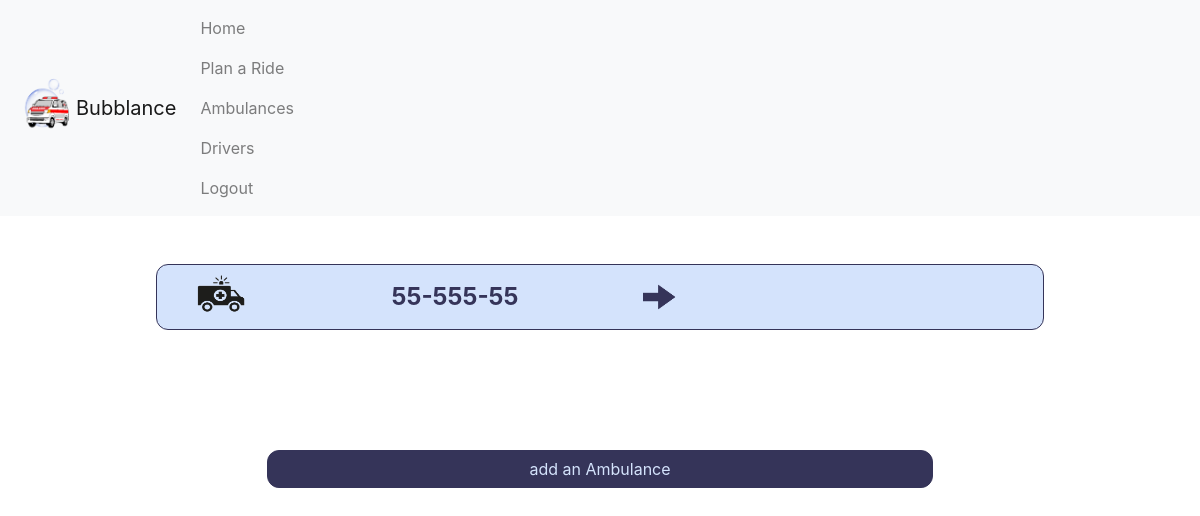
The page /ambulance (signed in) on the database as committed earlier.
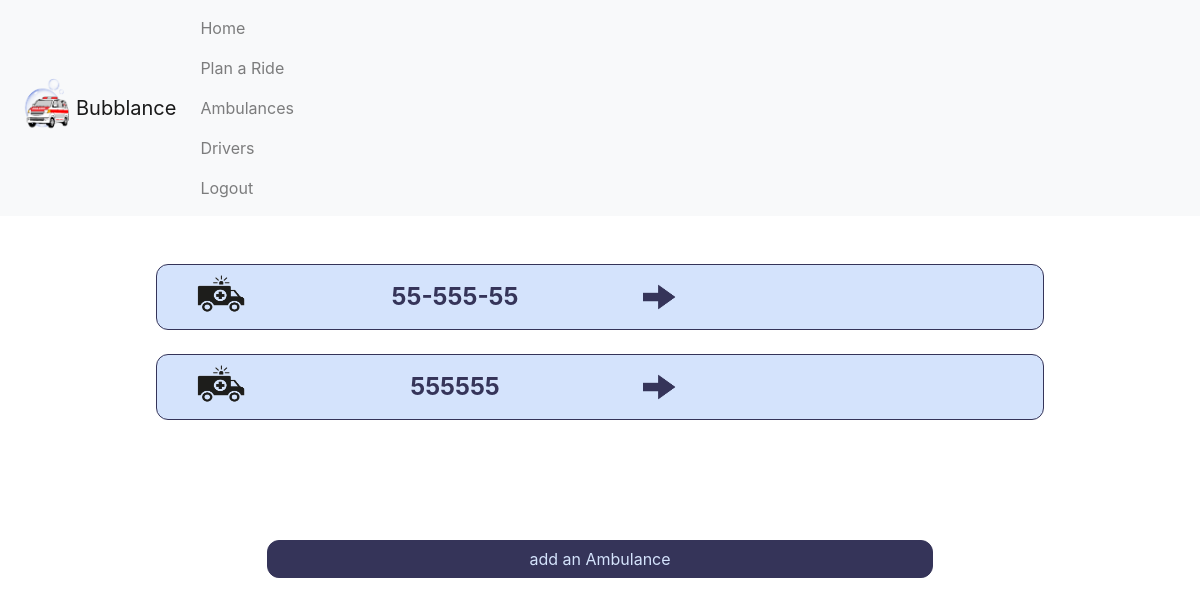
The same page on the database as committed later.
### BubblanceApp/models.py (models this page shows)
class Ambulance(models.Model):
    ambulance_id = models.AutoField(primary_key=True)
    ambulance_number = models.CharField(max_length=17)
    amb_availablity = models.BooleanField(default=True)
    status = models.IntegerField(choices=Status.choices, default=1)

### BubblanceApp/views.py (the view)
# urls.py: path("ambulance", views.ambulance, name = "ambulance"),
def ambulance(request):
	context = {}
	context["no_amb"] = False
	context["ambulances"] = Ambulance.objects.filter(status = 1)
	if context["ambulances"].count() == 0:
		context["no_amb"] = True
	if request.method == "POST":
		amb = request.POST
		render(request=request, template_name="ambulance_info.html", context = {"amb":amb})
	return render (request=request, template_name="ambulance.html", context = context)

### templates/ambulance.html (shortened to what this page needs)
{% extends "header.html" %}
{% load static %}
{% block content %}
{% load crispy_forms_tags %}
<div class="container py-5">
  {% for amb in ambulances %}
  <form method="POST" action="{% url 'ambulance_info' %}">
    <button class="btn btn-primary" type="submit" style="width: 80%;background-color: #d4e3fc; border:#353459 1px solid;border-radius: 12px;margin-left: 10%;">
      <table style="color: #353459; font-size: x-large; text-align: center;">
        <tr>
          <td style="width: 20%;">
            <img class="navbar-logo" src="{% static 'ambulances.png' %}" width="50px" height="50px">
          </td>
          <td style="width: 70%;">
            <b>{{amb.ambulance_number}}</b>
          </td>
          <td style="width: 10%;">
            <img class="navbar-logo" src="{% static 'arrow_right.png' %}" width="50px" height="50px" style="margin-left: 10%;">
          </td>
        </tr>
      </table>
    </button>
  </form>
  <br>
  {% endfor %}
</div>
<div class="container py-5" align="center">
  <a class="btn btn-primary" href="{% url 'create_ambulance' %}" style="color: #d4e3fc;width: 30%;background-color: #353459; border:#353459 1px solid;border-radius: 12px; width: 60%;">add an Ambulance</a>
</div>
{% endblock %}

Rows that differ between the two databases and show on the page:
added Ambulance: ambulance_number "555555"
